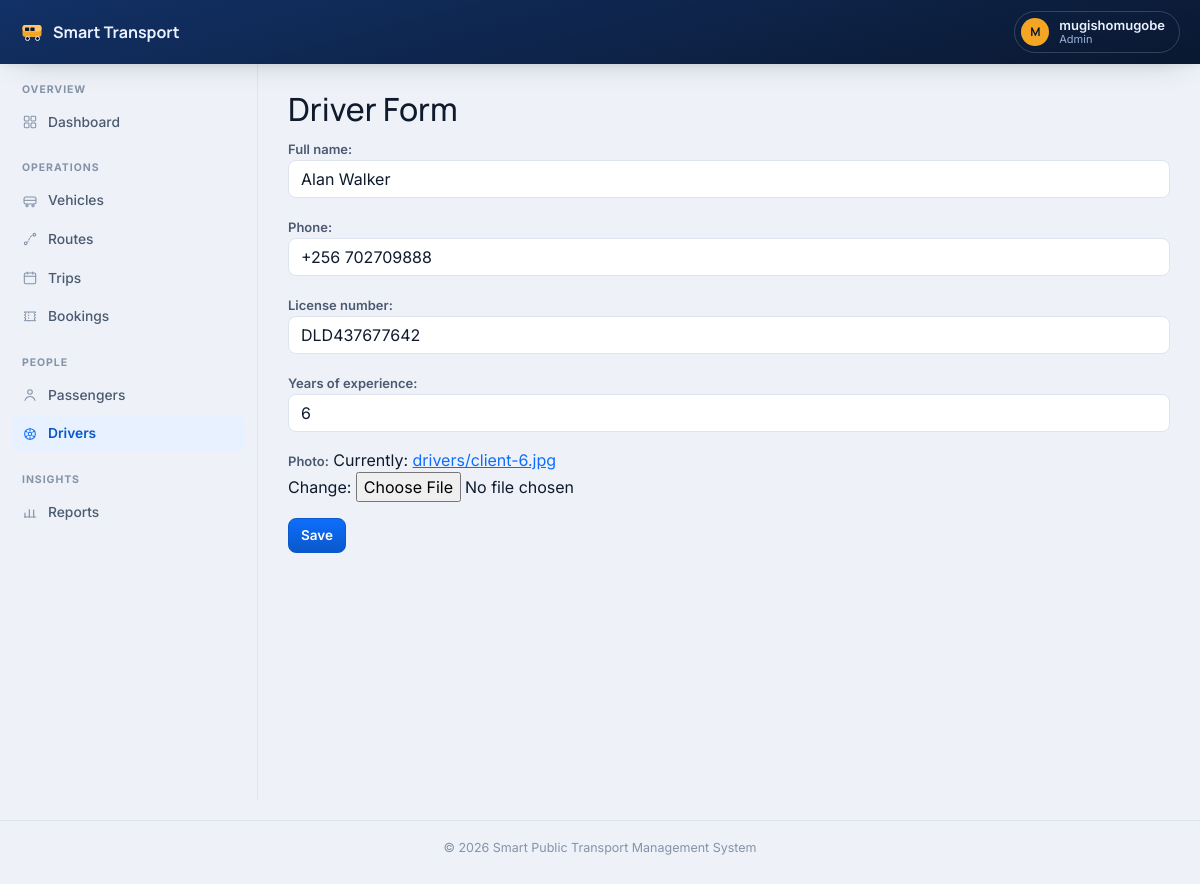
Screenshot of /drivers/7/edit/ (signed in) with the database file from the repository.
### accounts/models.py (models this page shows, shortened)
class Profile(models.Model):
    ROLE_CHOICES = [
        ('ADMIN', 'Administrator'),
        ('STAFF', 'Staff'),
        ('PASSENGER', 'Passenger'),
    ]
    user = models.OneToOneField(
        User,
        on_delete=models.CASCADE
    )
    phone = models.CharField(
        max_length=20,
        blank=True
    )
    address = models.TextField(
        blank=True
    )
    profile_picture = models.ImageField(
        upload_to='profiles/',
        blank=True,
        null=True
    )
    role = models.CharField(
        max_length=20,
        choices=ROLE_CHOICES,
        default='PASSENGER'
    )
    created_at = models.DateTimeField(
        auto_now_add=True
    )

### drivers/models.py (models this page shows, shortened)
class Driver(models.Model):
    full_name = models.CharField(max_length=200)
    phone = models.CharField(max_length=20)
    license_number = models.CharField(max_length=100, unique=True)
    years_of_experience = models.PositiveIntegerField(default=0)
    photo = models.ImageField(upload_to='drivers/')
    created_at = models.DateTimeField(auto_now_add=True)
    class Meta:
        ordering = ['full_name']

### drivers/views.py (the view)
# urls.py: path("<int:pk>/edit/", views.driver_update, name="update"),
@role_required("STAFF", "ADMIN")
def driver_update(request, pk):
    driver = get_object_or_404(
        Driver,
        pk=pk
    )
    if request.method == "POST":
        form = DriverForm(
            request.POST,
            request.FILES,
            instance=driver
        )
        if form.is_valid():
            form.save()
            return redirect("drivers:list")
    else:
        form = DriverForm(
            instance=driver
        )
    return render(
        request,
        "drivers/driver_form.html",
        {"form": form}
    )

### drivers/forms.py
class DriverForm(forms.ModelForm):
    class Meta:
        model = Driver
        fields = [
            "full_name",
            "phone",
            "license_number",
            "years_of_experience",
            "photo",
        ]
        widgets = {
            "full_name": forms.TextInput(attrs={"class": "form-control"}),
            "phone": forms.TextInput(attrs={"class": "form-control"}),
            "license_number": forms.TextInput(attrs={"class": "form-control"}),
            "years_of_experience": forms.NumberInput(attrs={"class": "form-control"}),
        }

### templates/drivers/driver_form.html (shortened to what this page needs)
{% extends "base.html" %}
{% block content %}
<h2>Driver Form</h2>
<form method="post" enctype="multipart/form-data">
    {{ form.as_p }}
    <button class="btn btn-primary">
        Save
    </button>
</form>
{% endblock %}

### templates/includes/navbar.html (shortened to what this page needs)
<header class="app-topbar">
    <a class="app-brand" href="/">
        Smart Transport
    </a>
    {% if user.is_authenticated %}
    <div class="dropdown">
        <button class="topbar-user" type="button" data-bs-toggle="dropdown" aria-expanded="false">
            <span class="avatar">{{ user.username|slice:":1"|upper }}</span>
            <span class="who">
                <span class="name d-block">{{ user.get_full_name|default:user.username }}</span>
                <span class="role d-block">{{ user.profile.role|default:"—"|lower }}</span>
            </span>
        </button>
    </div>
    {% endif %}
</header>

### static/css/app.css (style rules this page uses)
:root { --canvas: #eef2f8; --surface: #ffffff; --surface-2: #f6f8fc; --line: #dde4f0; --ink: #0f1b2d; --ink-soft: #4b5a71; --ink-faint: #8493a8; --navy-900: #0a1830; --navy-700: #123166; --navy-500: #1c4694; --on-navy: #eaf1ff; --on-navy-soft: #9cb2da; --accent: #0d6efd; --accent-strong: #0a58ca; --accent-tint: #e8f1ff; --amber: #f5a524; --amber-tint: #fdf1de; --good: #1a7f5a; --good-tint: #e7f5ee; --danger: #c0392b; --danger-tint: #fdecea; --focus-ring: rgba(13, 110, 253, 0.28); --shadow-sm: 0 1px 2px rgba(10, 24, 48, 0.06); --shadow: 0 12px 32px -16px rgba(10, 24, 48, 0.22), 0 2px 8px rgba(10, 24, 48, 0.05); --font-display: "Manrope", ui-sans-serif, system-ui, sans-serif; --font-body: "Inter", ui-sans-serif, system-ui, sans-serif; --topbar-h: 64px; --sidebar-w: 258px; }
* { box-sizing: border-box; }
html, body { background: var(--canvas); color: var(--ink); }
body { font-family: var(--font-body); min-height: 100vh; }
h1, h2, h3, h4, h5, h6 { font-family: var(--font-display); color: var(--ink); }
a { color: var(--accent); }
.app-topbar { position: sticky; top: 0; z-index: 30; height: var(--topbar-h); display: flex; align-items: center; gap: 14px; padding: 0 20px; background: linear-gradient(165deg, var(--navy-700) 0%, var(--navy-900) 100%); color: var(--on-navy); box-shadow: var(--shadow); }
.app-brand { display: flex; align-items: center; gap: 9px; font-family: var(--font-display); font-weight: 700; font-size: 16px; color: var(--on-navy); text-decoration: none; white-space: nowrap; }
.app-brand svg { flex: none; }
.topbar-user { display: flex; align-items: center; gap: 10px; background: none; border: 1px solid rgba(234, 241, 255, 0.18); border-radius: 999px; padding: 5px 14px 5px 6px; color: var(--on-navy); cursor: pointer; }
.topbar-user .avatar { width: 28px; height: 28px; border-radius: 50%; background: var(--amber); color: var(--navy-900); display: flex; align-items: center; justify-content: center; font-family: var(--font-display); font-weight: 700; font-size: 12px; flex: none; }
.topbar-user .who { text-align: left; line-height: 1.25; }
.topbar-user .who .name { font-size: 13px; font-weight: 600; }
.topbar-user .who .role { font-size: 11px; color: var(--on-navy-soft); text-transform: capitalize; }
.btn { border-radius: 8px; font-weight: 600; font-size: 13.5px; }
.btn-primary { background: linear-gradient(180deg, var(--accent) 0%, var(--accent-strong) 100%); border-color: var(--accent-strong); }
.form-control, .form-select { background: var(--surface); border: 1px solid var(--line); color: var(--ink); border-radius: 8px; }
.form-control::placeholder { color: var(--ink-faint); }
label { font-size: 13px; font-weight: 600; color: var(--ink-soft); }

### rows the page displays
Driver: full_name "Alan Walker", phone "+256 702709888", license_number "DLD437677642", years_of_experience "6"

### other values shown
{{ user.username|slice:":1"|upper }} "M"
{{ user.get_full_name|default:user.username }} "mugishomugobe"
{{ user.profile.role|default:"—"|lower }} "Admin"
